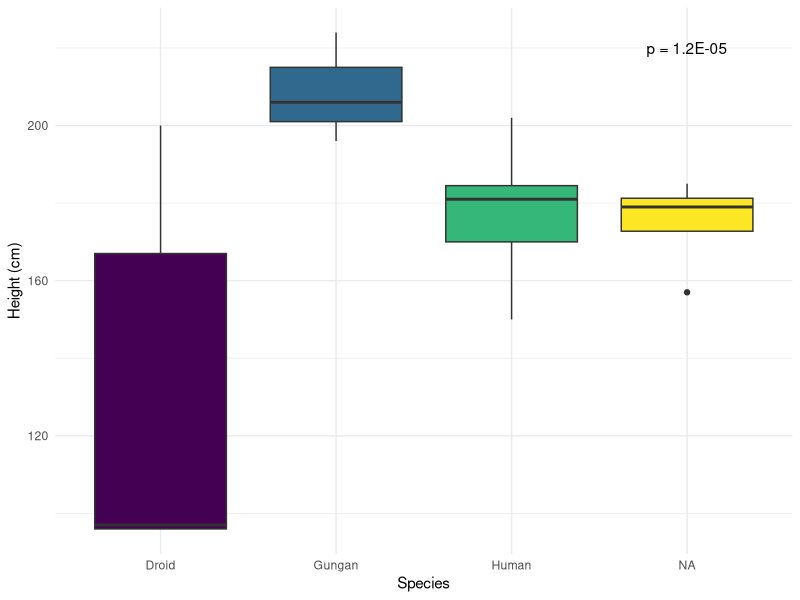
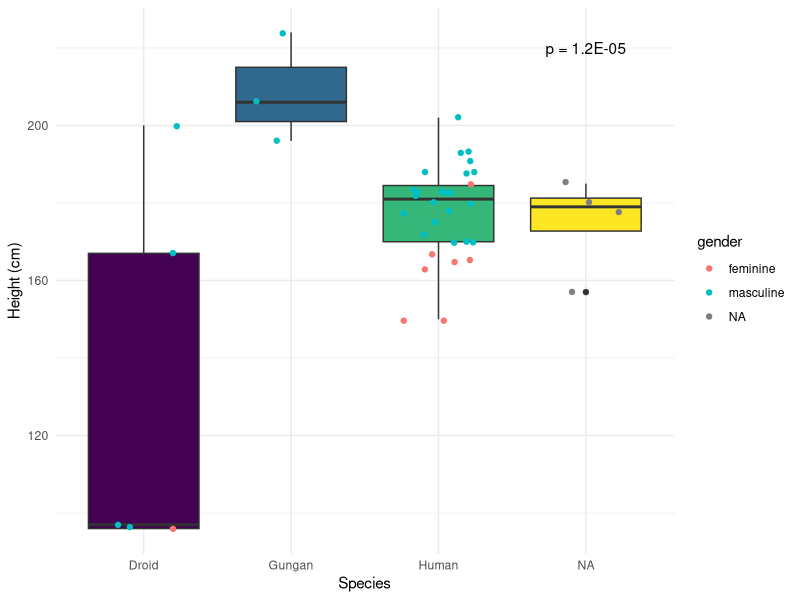
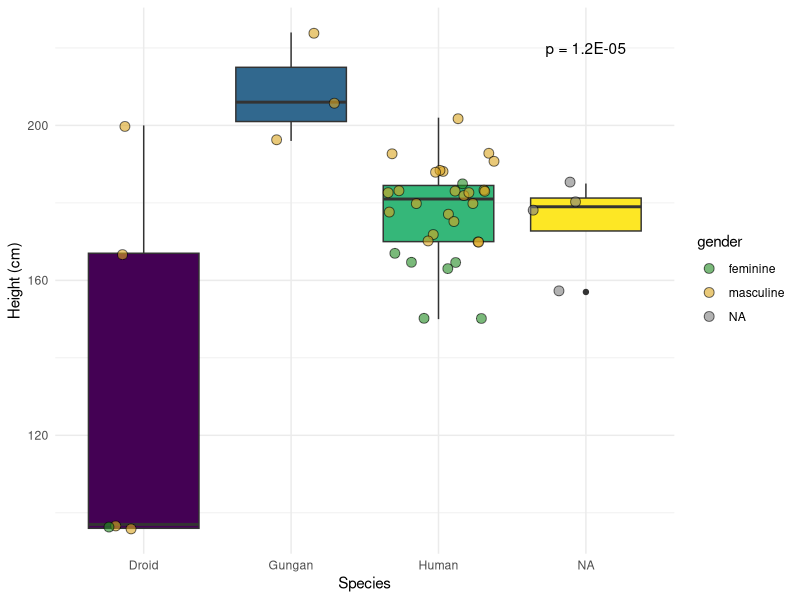
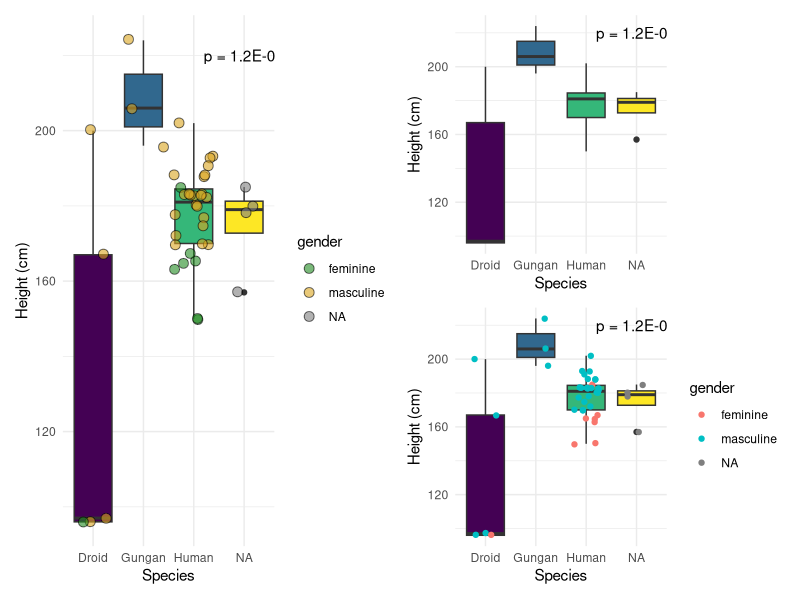

These figures' R source, in order:
## ---- chunk 1
library(tidyverse)
data(starwars)

# create a vector of species that have more than 1 individual represented

speciesNames <- starwars %>%
  group_by(species) %>%
  summarize(Number = n()) %>%
  filter(Number > 2) %>%
  select(species) 

# look at the class of the new variable 
class(speciesNames)

# view the first 6 rows 

# filter starwars data set so that it only includes the three species that have more than 1 individual and only include the columns that aren't of type list (hint: use glimpse to check)

sw <- starwars %>%
  filter(species %in% speciesNames$species) %>%
  select(name:species)

# how many columns/variables and rows/observations?
glimpse(sw)

# remove rows that have NAs in the height column
swClean <- sw[complete.cases(sw$height),]

# show a summary table of the mean, median, and standard deviation of height for each species

swClean %>%
  group_by(species) %>%
  summarize(meanHeight = mean(height), medHeight=median(height), std = sd(height))

library(viridis) #one of my favorite palettes
p1 <- ggplot(data=swClean, mapping = aes(x=species, y= height), fill=species) + 
  geom_boxplot(fill=viridis(4)) + 
  xlab("Species") +
  ylab("Height (cm)") +
  # or labs(x="", y="")
  theme_minimal() + 
  annotate(geom="text", x=4, y=220, label="p = 1.2E-05")
  # or geom_text(x=4, y=220, label="P = 1.2E-05")
p1

# Extra challenge
p2 <- p1 + 
  geom_jitter(aes(colour=gender), width = 0.25) 
p2

p3 <- p1 + 
  geom_point(position="jitter", 
             aes(fill=gender), 
             size=3, 
             alpha=0.6, 
             shape=21) +
  scale_fill_manual(values = c("forestgreen","goldenrod")) #NAs are always gray

p3
## ---- chunk 2
library(patchwork)
p3 | (p1 / p2)
